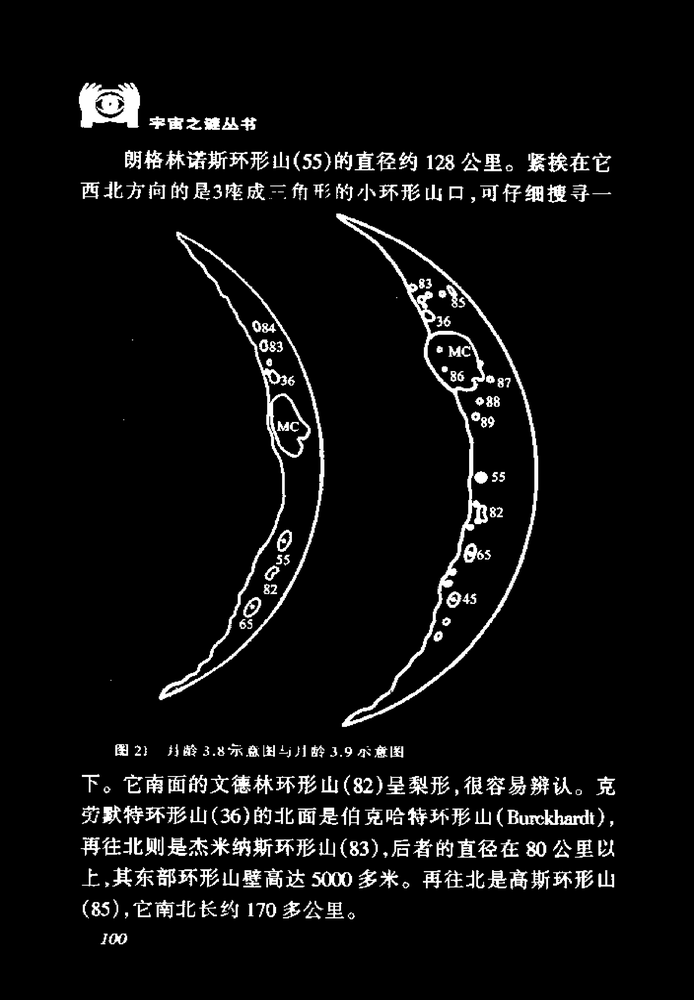
#> input picture page_mid_pic/page105_6星空观测ABCisbnisbn9787533229429.png, 694 x 1000 px, shrunk from 2330 x 3358 before the run; its folder holds only this picture in this run
$ python get_pageid_from_pic.py
#> lines starting #> are read from the running program, lines starting #| are printed output that depends on the picture
import cv2
import os
import pytesseract
import numpy as np


pytesseract.pytesseract.tesseract_cmd = r"D:\Tesseract-OCR\tesseract.exe"

target_dir=r"D:\AllDowns\newbooks\page_mid_pic"

def cv_imread(filePath):
    cv_img=cv2.imdecode(np.fromfile(filePath,dtype=np.uint8),-1)
#> cv_img is the input picture: shape (1000, 694); min 0, max 255, mean 13.7
    return cv_img

for each in os.listdir(target_dir):
    if each.endswith(".png"):

        # https://www.coder.work/article/2087741

        image_path=f"{target_dir}{os.sep}{each}"

        # https://blog.csdn.net/liuqinshouss/article/details/78696032
        # 我就要用中文路径，怎地?

        image=cv_imread(image_path)
        # [9 lines of commented-out code are left out]
        original = image.copy()
        try:
            gray = cv2.cvtColor(image, cv2.COLOR_BGR2GRAY)
        except Exception:
            gray = cv2.cvtColor(image, cv2.COLOR_GRAY2BGR)
        gray = 255 - gray
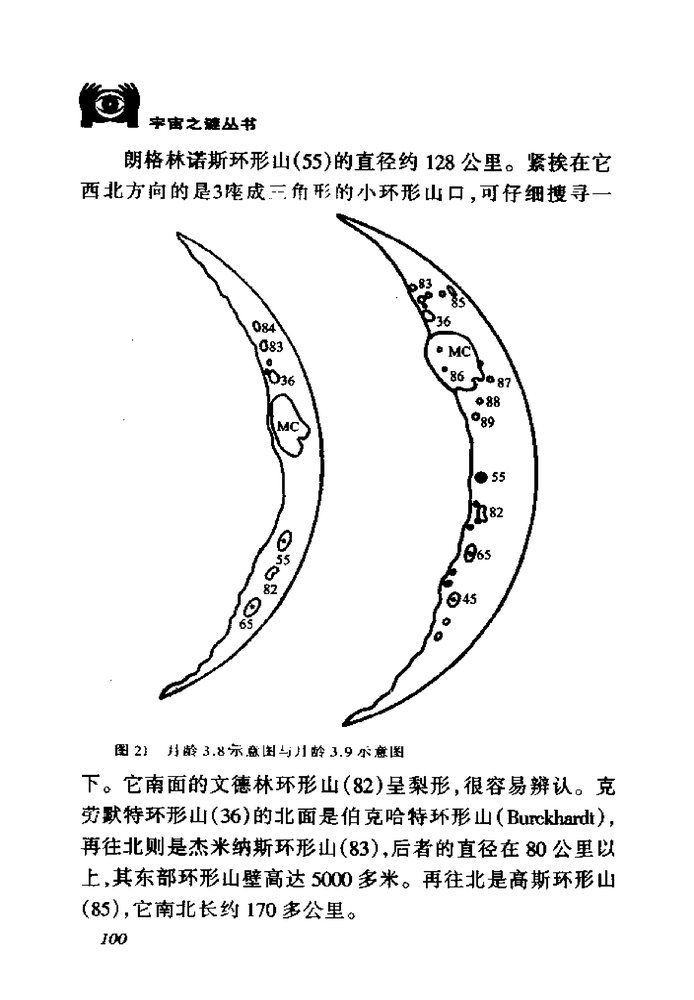
#> gray: shape (1000, 694, 3); min 0, max 255, mean 241.3

        kernel = cv2.getStructuringElement(cv2.MORPH_RECT, (10, 1000))
        dilate = cv2.dilate(gray, kernel, iterations=4)
#> dilate: shape (1000, 694, 3); every value is 255

#> (the run stopped early here; a loop or call above may not have finished)

$ run again, on page_mid_pic/page145_《实用天文学》_11975571isbnisbn9787307059047.png
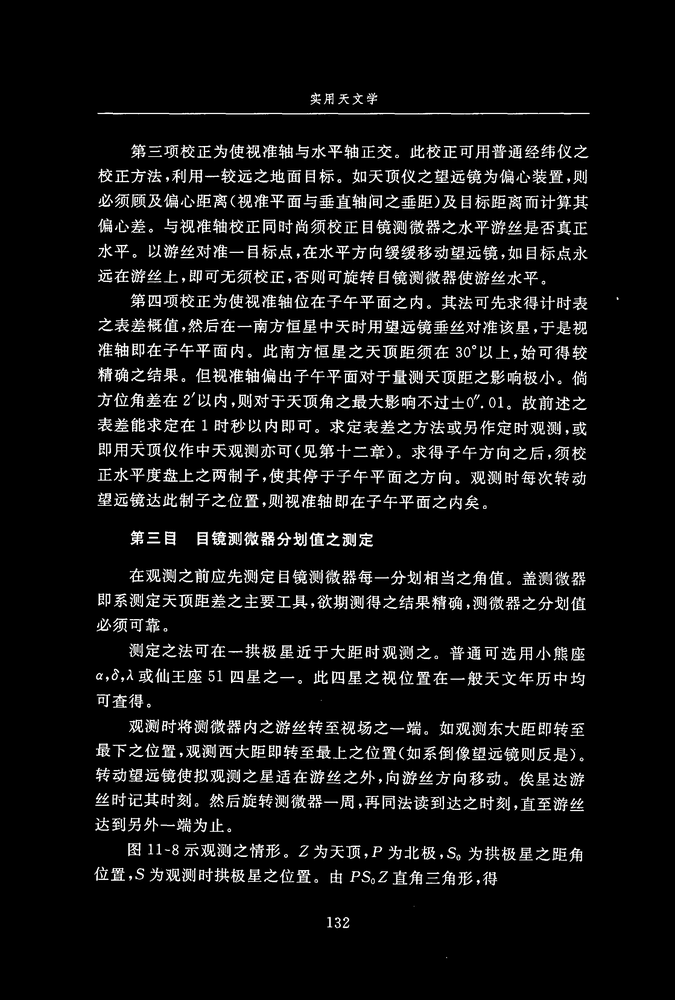
#> input picture page_mid_pic/page145_《实用天文学》_11975571isbnisbn9787307059047.png, 675 x 1000 px, shrunk from 1794 x 2657 before the run
#> in cv_imread, cv_img is the input picture: shape (1000, 675); min 0, max 255, mean 19.6
#> `gray = 255 - gray`:
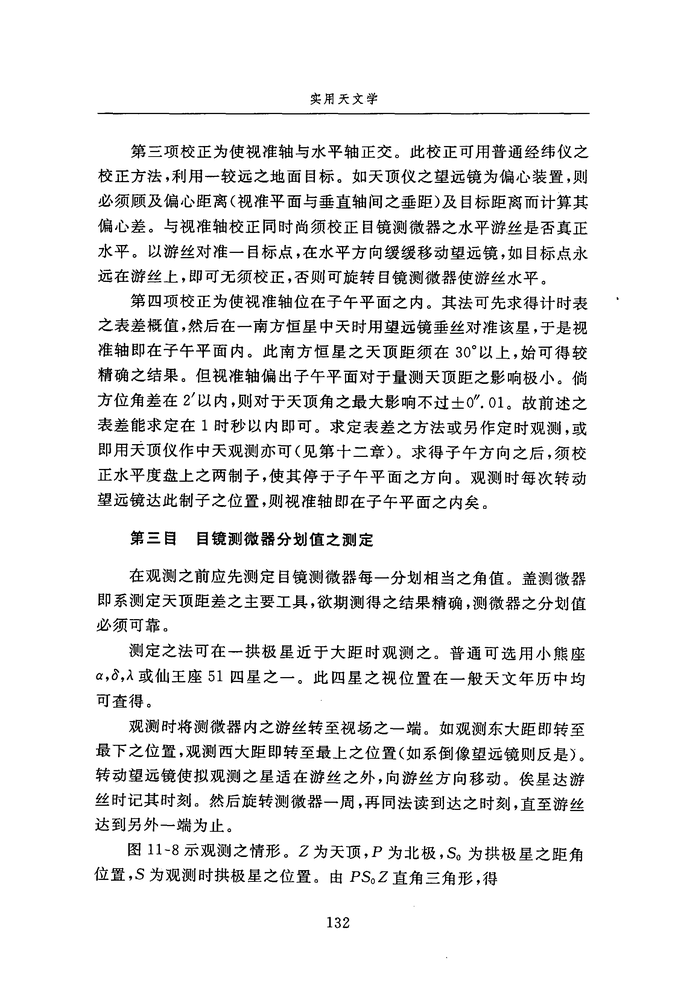
#> gray: shape (1000, 675, 3); min 0, max 255, mean 235.4
#> dilate: shape (1000, 675, 3); every value is 255

$ run again, on page_mid_pic/page107_17上帝的方程式：爱因斯坦、相对论和膨胀的宇宙isbnisbn9787532736607.png
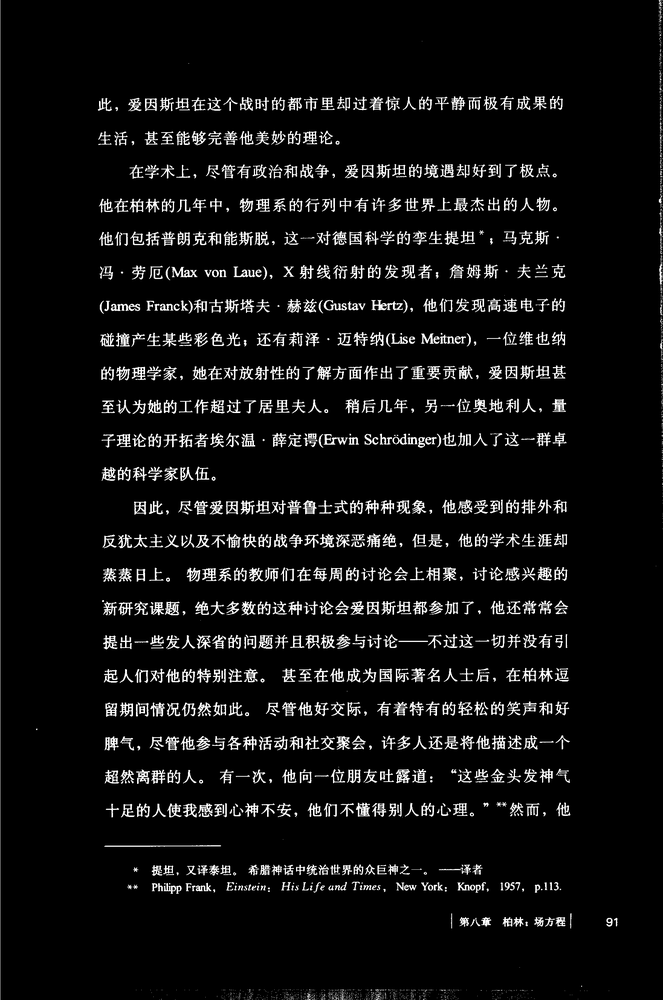
#> input picture page_mid_pic/page107_17上帝的方程式：爱因斯坦、相对论和膨胀的宇宙isbnisbn9787532736607.png, 663 x 1000 px, shrunk from 1760 x 2656 before the run
#> in cv_imread, cv_img is the input picture: shape (1000, 663); min 0, max 255, mean 16.9
#> `gray = 255 - gray`:
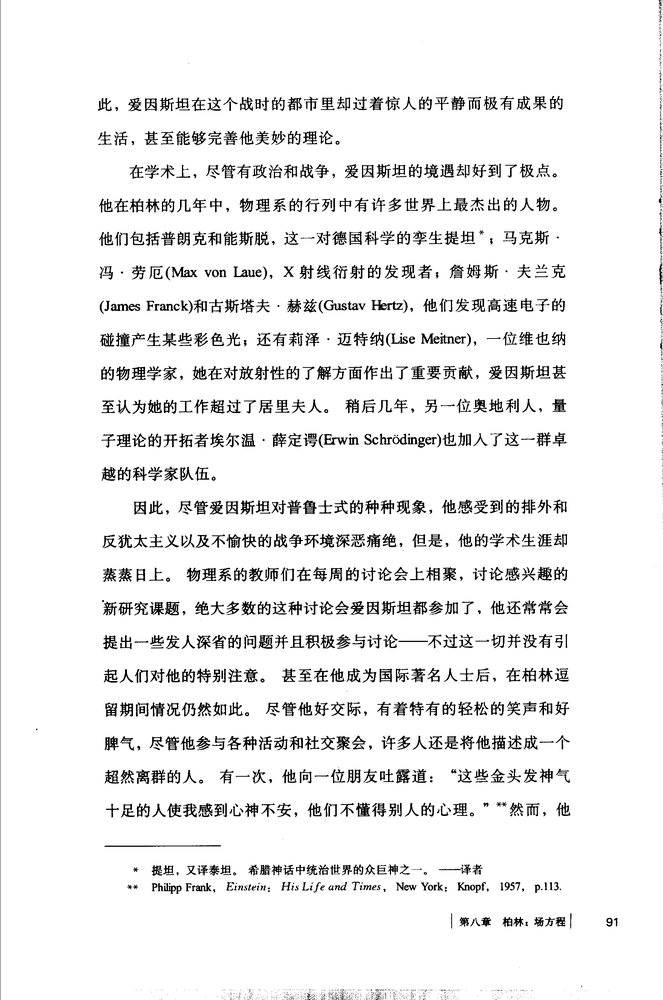
#> gray: shape (1000, 663, 3); min 0, max 255, mean 238.1
#> dilate: shape (1000, 663, 3); every value is 255
